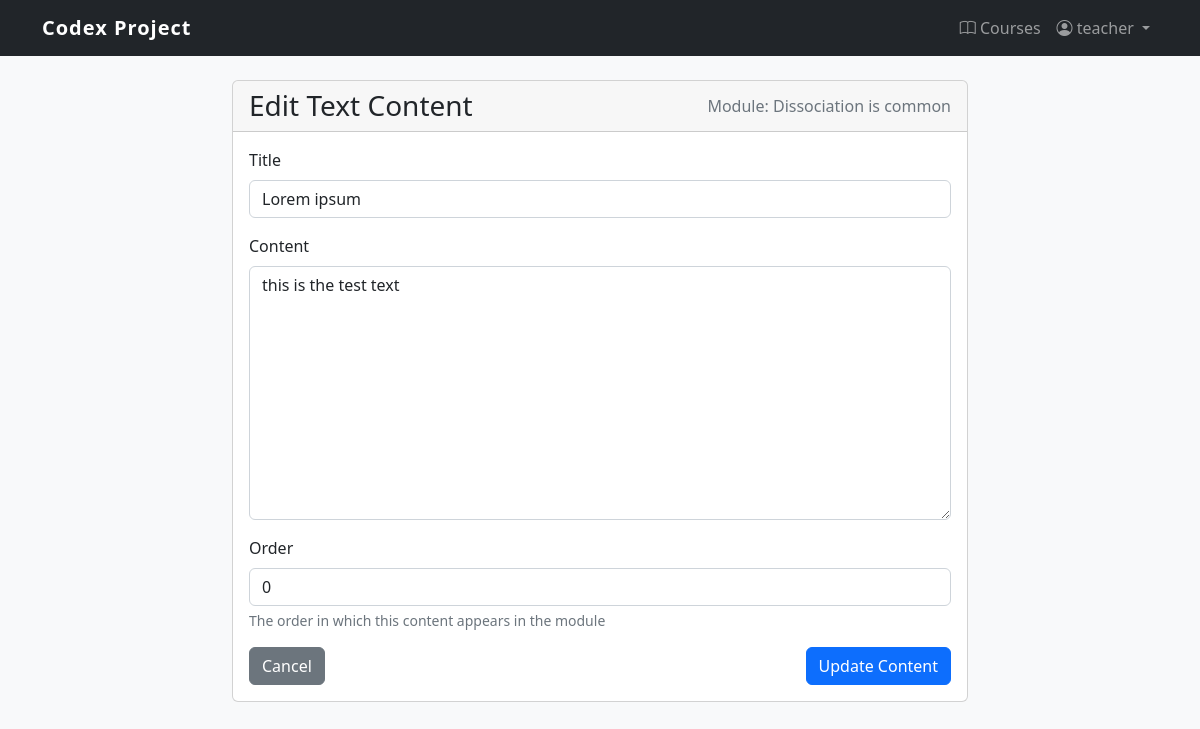
Page /content/content/text/1/edit/ (signed in) on the committed database.
### user_management/models.py (models this page shows, shortened)
class User(AbstractUser):
    USER = 'USER'
    TEACHER = 'TEACHER'
    ADMIN = 'ADMIN'
    ROLE_CHOICES = [
        (USER, 'User'),
        (TEACHER, 'Teacher'),
        (ADMIN, 'Admin'),
    ]
    role = models.CharField(max_length=10, choices=ROLE_CHOICES, default=USER)
    def is_administrator(self):
        return self.role == self.ADMIN

### content_management/models.py (models this page shows, shortened)
class Module(models.Model):
    course = models.ForeignKey(Course, related_name='modules', on_delete=models.CASCADE)
    title = models.CharField(max_length=200)
    description = models.TextField(blank=True)
    order = models.PositiveIntegerField(default=0)
    class Meta:
        ordering = ['order']

class Content(models.Model):
    module = models.ForeignKey(Module, on_delete=models.CASCADE)
    title = models.CharField(max_length=250)
    created = models.DateTimeField(auto_now_add=True)
    updated = models.DateTimeField(auto_now=True)
    order = models.PositiveIntegerField(default=0)
    class Meta:
        abstract = True
        ordering = ['order']

class Text(Content):
    content = models.TextField()

### content_management/views.py (the view, shortened to what this page needs)
class ContentUpdateView(LoginRequiredMixin, View):
    def get_object(self):
        content_type = self.kwargs.get('content_type')
        pk = self.kwargs.get('pk')
        if content_type not in CONTENT_MODELS:
            raise Http404("Invalid content type")
        content_model = CONTENT_MODELS[content_type]
        return get_object_or_404(content_model, id=pk)
    def dispatch(self, request, *args, **kwargs):
        self.object = self.get_object()
        module = self.object.module
        if module.course.owner != request.user and not request.user.is_administrator():
            messages.error(request, "You don't have permission to modify this content.")
            return redirect('content_management:module_detail', pk=module.id)
        return super().dispatch(request, *args, **kwargs)
    def get(self, request, *args, **kwargs):
        content_type = kwargs.get('content_type')
        context = {
            'form': None,  # Form would be defined in actual template
            'object': self.object,
            'module': self.object.module,
            'content_type': content_type,
        }
        return render(request, f'content_management/content/{content_type}_form.html', context)

### content_management/templates/content_management/content/text_form.html (shortened to what this page needs)
{% extends 'content_management/base.html' %}
{% block content_management %}
    <div class="row">
        <div class="col-md-8 offset-md-2">
            <div class="card">
                <div class="card-header d-flex justify-content-between align-items-center">
                    <h3 class="mb-0">{% if object %}Edit Text Content{% else %}Add Text Content{% endif %}</h3>
                    <span class="text-muted">Module: {{ module.title }}</span>
                </div>
                <div class="card-body">
                    <form method="post">
                        <div class="mb-3">
                            <label for="id_title" class="form-label">Title</label>
                            <input type="text" name="title" value="{% if object %}{{ object.title }}{% endif %}"
                                   class="form-control" id="id_title" required>
                        </div>
                        <div class="mb-3">
                            <label for="id_content" class="form-label">Content</label>
                            <textarea name="content" id="id_content" rows="10" class="form-control">{% if object %}{{ object.content }}{% endif %}</textarea>
                        </div>
                        <div class="mb-3">
                            <label for="id_order" class="form-label">Order</label>
                            <input type="number" name="order" value="{% if object %}{{ object.order }}{% else %}0{% endif %}"
                                   class="form-control" id="id_order" min="0">
                            <div class="form-text">The order in which this content appears in the module</div>
                        </div>
                        <div class="d-flex justify-content-between">
                            <a href="{% url 'content_management:module_detail' module.id %}" class="btn btn-secondary">Cancel</a>
                            <button type="submit" class="btn btn-primary">
                                {% if object %}Update Content{% else %}Add Content{% endif %}
                            </button>
                        </div>
                    </form>
                </div>
            </div>
        </div>
    </div>
{% endblock %}

### user_management/templates/user_management/base.html (shortened to what this page needs)
<!DOCTYPE html>
<html lang="en">
<head>
    <link href="https://cdn.jsdelivr.net/npm/bootstrap@5.2.3/dist/css/bootstrap.min.css" rel="stylesheet">
    <link rel="stylesheet" href="https://cdn.jsdelivr.net/npm/bootstrap-icons@1.10.0/font/bootstrap-icons.css">
</head>
<body>
    <nav class="navbar navbar-expand-lg navbar-dark bg-dark">
        <div class="container">
            <a class="navbar-brand" href="{% url 'user_management:dashboard' %}">Codex Project</a>
            <div class="collapse navbar-collapse" id="navbarNav">
                <ul class="navbar-nav ms-auto">
                    {% if user.is_authenticated %}
                        <li class="nav-item">
                            <a class="nav-link" href="{% url 'content_management:course_list' %}">
                                <i class="bi bi-book"></i> Courses
                            </a>
                        </li>
                        <li class="nav-item dropdown">
                            <a class="nav-link dropdown-toggle" href="#" id="navbarDropdown" role="button"
                               data-bs-toggle="dropdown" aria-expanded="false">
                                <i class="bi bi-person-circle"></i> {{ user.username }}
                            </a>
                        </li>
                    {% endif %}
                </ul>
            </div>
        </div>
    </nav>
    {% block content %}{% endblock %}
</body>
</html>

### user_management/templates/user_management/base.html (style rules this page uses)
body { font-family: 'Segoe UI', Tahoma, Geneva, Verdana, sans-serif; background-color: #f8f9fa; }
.navbar-brand { font-weight: bold; letter-spacing: 1px; }

### rows in the picture
User: username "teacher"
Module: title "Dissociation is common"
Text: title "Lorem ipsum", content "this is the test text", order "0"
